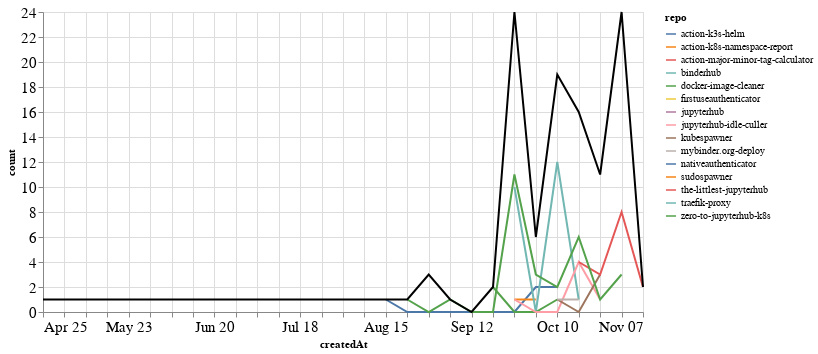

The cell this chart's notebook holds for it:
### Markdown cell above
### PRs

### Code cell
prs_time = prs.groupby('repo').resample('W', on='createdAt').count()['author'].reset_index()
prs_time = prs_time.rename(columns={'author': 'count'})
prs_time_total = prs_time.groupby('createdAt').agg({"count": "sum"}).reset_index()

ch1 = alt.Chart(prs_time, width=600).mark_line().encode(
    x='createdAt',
    y='count',
    color='repo',
    tooltip="repo"
)

ch2 = alt.Chart(prs_time_total, width=600).mark_line(color="black").encode(
    x='createdAt',
    y='count',
)

ch1 + ch2

### Figure 1 — Vega-Lite specification as saved in the notebook (floating-point values rounded to 4 significant figures)
{"config": {"axisLeft": {"labelFontSize": 15}, "axisBottom": {"labelFontSize": 15}}, "layer": [{"data": {"name": "data-2a45155f8d5d7140d31fff14c98d159c"}, "mark": "line", "encoding": {"color": {"type": "nominal", "field": "repo"}, "tooltip": {"type": "nominal", "field": "repo"}, "x": {"type": "temporal", "field": "createdAt"}, "y": {"type": "quantitative", "field": "count"}}, "width": 600}, {"data": {"name": "data-191d49e6884587f1af25540645a4d178"}, "mark": {"type": "line", "color": "black"}, "encoding": {"x": {"type": "temporal", "field": "createdAt"}, "y": {"type": "quantitative", "field": "count"}}, "width": 600}], "$schema": "https://vega.github.io/schema/vega-lite/v4.8.1.json", "datasets": {"data-2a45155f8d5d7140d31fff14c98d159c": [{"repo": "action-k3s-helm", "createdAt": "2021-08-15T00:00:00", "count": 1}, {"repo": "action-k3s-helm", "createdAt": "2021-08-22T00:00:00", "count": 0}, {"repo": "action-k3s-helm", "createdAt": "2021-08-29T00:00:00", "count": 0}, {"repo": "action-k3s-helm", "createdAt": "2021-09-05T00:00:00", "count": 0}, {"repo": "action-k3s-helm", "createdAt": "2021-09-12T00:00:00", "count": 0}, {"repo": "action-k3s-helm", "createdAt": "2021-09-19T00:00:00", "count": 0}, {"repo": "action-k3s-helm", "createdAt": "2021-09-26T00:00:00", "count": 0}, {"repo": "action-k3s-helm", "createdAt": "2021-10-03T00:00:00", "count": 2}, {"repo": "action-k3s-helm", "createdAt": "2021-10-10T00:00:00", "count": 2}, {"repo": "action-k8s-namespace-report", "createdAt": "2021-09-26T00:00:00", "count": 1}, {"repo": "action-k8s-namespace-report", "createdAt": "2021-10-03T00:00:00", "count": 1}, {"repo": "action-major-minor-tag-calculator", "createdAt": "2021-09-26T00:00:00", "count": 1}, {"repo": "binderhub", "createdAt": "2021-09-26T00:00:00", "count": 10}, {"repo": "binderhub", "createdAt": "2021-10-03T00:00:00", "count": 0}, {"repo": "binderhub", "createdAt": "2021-10-10T00:00:00", "count": 12}, {"repo": "binderhub", "createdAt": "2021-10-17T00:00:00", "count": 1}, {"repo": "docker-image-cleaner", "createdAt": "2021-09-19T00:00:00", "count": 2}, {"repo": "docker-image-cleaner", "createdAt": "2021-09-26T00:00:00", "count": 0}, {"repo": "docker-image-cleaner", "createdAt": "2021-10-03T00:00:00", "count": 0}, {"repo": "docker-image-cleaner", "createdAt": "2021-10-10T00:00:00", "count": 1}, {"repo": "firstuseauthenticator", "createdAt": "2021-10-31T00:00:00", "count": 5}, {"repo": "jupyterhub", "createdAt": "2021-08-29T00:00:00", "count": 3}, {"repo": "jupyterhub-idle-culler", "createdAt": "2021-09-26T00:00:00", "count": 1}, {"repo": "jupyterhub-idle-culler", "createdAt": "2021-10-03T00:00:00", "count": 0}, {"repo": "jupyterhub-idle-culler", "createdAt": "2021-10-10T00:00:00", "count": 0}, {"repo": "jupyterhub-idle-culler", "createdAt": "2021-10-17T00:00:00", "count": 4}, {"repo": "jupyterhub-idle-culler", "createdAt": "2021-10-24T00:00:00", "count": 1}, {"repo": "kubespawner", "createdAt": "2021-10-10T00:00:00", "count": 1}, {"repo": "kubespawner", "createdAt": "2021-10-17T00:00:00", "count": 0}, {"repo": "kubespawner", "createdAt": "2021-10-24T00:00:00", "count": 3}, {"repo": "mybinder.org-deploy", "createdAt": "2021-10-10T00:00:00", "count": 1}, {"repo": "mybinder.org-deploy", "createdAt": "2021-10-17T00:00:00", "count": 1}, {"repo": "nativeauthenticator", "createdAt": "2021-10-31T00:00:00", "count": 8}, {"repo": "sudospawner", "createdAt": "2021-04-25T00:00:00", "count": 1}, {"repo": "the-littlest-jupyterhub", "createdAt": "2021-10-17T00:00:00", "count": 4}, {"repo": "the-littlest-jupyterhub", "createdAt": "2021-10-24T00:00:00", "count": 3}, {"repo": "the-littlest-jupyterhub", "createdAt": "2021-10-31T00:00:00", "count": 8}, {"repo": "the-littlest-jupyterhub", "createdAt": "2021-11-07T00:00:00", "count": 2}, {"repo": "traefik-proxy", "createdAt": "2021-10-24T00:00:00", "count": 3}, {"repo": "zero-to-jupyterhub-k8s", "createdAt": "2021-08-22T00:00:00", "count": 1}, {"repo": "zero-to-jupyterhub-k8s", "createdAt": "2021-08-29T00:00:00", "count": 0}, {"repo": "zero-to-jupyterhub-k8s", "createdAt": "2021-09-05T00:00:00", "count": 1}, {"repo": "zero-to-jupyterhub-k8s", "createdAt": "2021-09-12T00:00:00", "count": 0}, {"repo": "zero-to-jupyterhub-k8s", "createdAt": "2021-09-19T00:00:00", "count": 0}, {"repo": "zero-to-jupyterhub-k8s", "createdAt": "2021-09-26T00:00:00", "count": 11}, {"repo": "zero-to-jupyterhub-k8s", "createdAt": "2021-10-03T00:00:00", "count": 3}, {"repo": "zero-to-jupyterhub-k8s", "createdAt": "2021-10-10T00:00:00", "count": 2}, {"repo": "zero-to-jupyterhub-k8s", "createdAt": "2021-10-17T00:00:00", "count": 6}, {"repo": "zero-to-jupyterhub-k8s", "createdAt": "2021-10-24T00:00:00", "count": 1}, {"repo": "zero-to-jupyterhub-k8s", "createdAt": "2021-10-31T00:00:00", "count": 3}], "data-191d49e6884587f1af25540645a4d178": [{"createdAt": "2021-04-25T00:00:00", "count": 1}, {"createdAt": "2021-08-15T00:00:00", "count": 1}, {"createdAt": "2021-08-22T00:00:00", "count": 1}, {"createdAt": "2021-08-29T00:00:00", "count": 3}, {"createdAt": "2021-09-05T00:00:00", "count": 1}, {"createdAt": "2021-09-12T00:00:00", "count": 0}, {"createdAt": "2021-09-19T00:00:00", "count": 2}, {"createdAt": "2021-09-26T00:00:00", "count": 24}, {"createdAt": "2021-10-03T00:00:00", "count": 6}, {"createdAt": "2021-10-10T00:00:00", "count": 19}, {"createdAt": "2021-10-17T00:00:00", "count": 16}, {"createdAt": "2021-10-24T00:00:00", "count": 11}, {"createdAt": "2021-10-31T00:00:00", "count": 24}, {"createdAt": "2021-11-07T00:00:00", "count": 2}]}}
